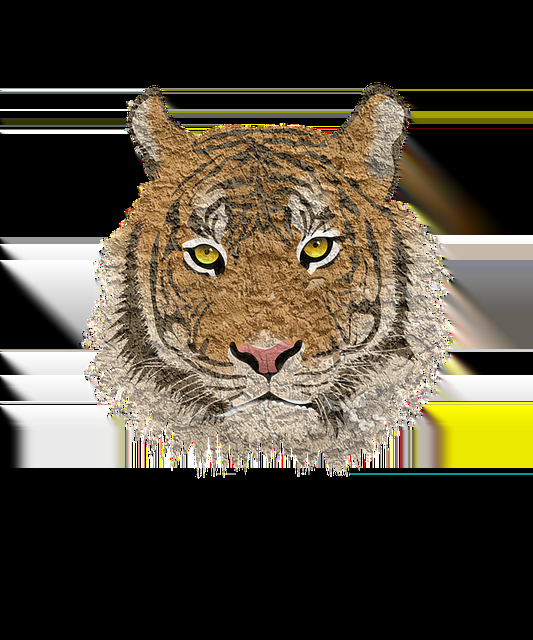
#> input picture pictures/tigermask.png, 533 x 640 px, found by its file name
$ python '06-05 (Tch_ver).py'
#> lines starting #> are read from the running program, lines starting #| are printed output that depends on the picture
import cv2
import sys

cap = cv2.VideoCapture(0)
sticker = cv2.imread(r"/pictures/tigermask.png", cv2.IMREAD_UNCHANGED)
#> sticker is the input picture: shape (640, 533, 4); mean B, G, R, A 55.9, 71.3, 79, 73.7

face_cascade = cv2.CascadeClassifier(
    cv2.data.haarcascades + 'haarcascade_frontalface_default.xml'
)

def overlay_transparent(background, overlay, x, y):
    h, w, _ = background.shape
    ol_h, ol_w, _ = overlay.shape

    if x >= w or y >= h:
        return background

    if x + ol_w > w:
        ol_w = w - x
        overlay = overlay[:, :ol_w]

    if y + ol_h > h:
        ol_h = h - y
        overlay = overlay[:ol_h]

    if x < 0:
        overlay = overlay[:, -x:]
        ol_w = overlay.shape[1]
        x = 0

    if y < 0:
        overlay = overlay[-y:, :]
        ol_h = overlay.shape[0]
        y = 0

    alpha = overlay[:, :, 3] / 255.0
    overlay_img = overlay[:, :, :3]

    for c in range(3):
        background[y:y+ol_h, x:x+ol_w, c] = (
            overlay_img[:, :, c] * alpha +
            background[y:y+ol_h, x:x+ol_w, c] * (1.0 - alpha)
        )

    return background


if cap.isOpened():
    while True:
        ret, frame = cap.read()
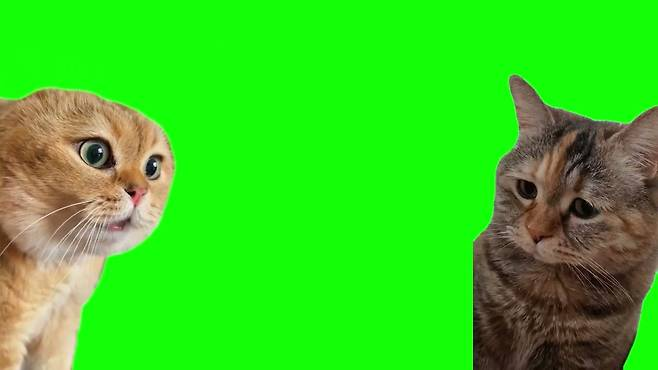
#> input picture catandcat.jpg, 658 x 370 px, given in place of the camera
#> frame is the input picture: shape (370, 658, 3); mean B, G, R 31.3, 206, 55.4
        if not ret:
            break

        gray = cv2.cvtColor(frame, cv2.COLOR_BGR2GRAY)
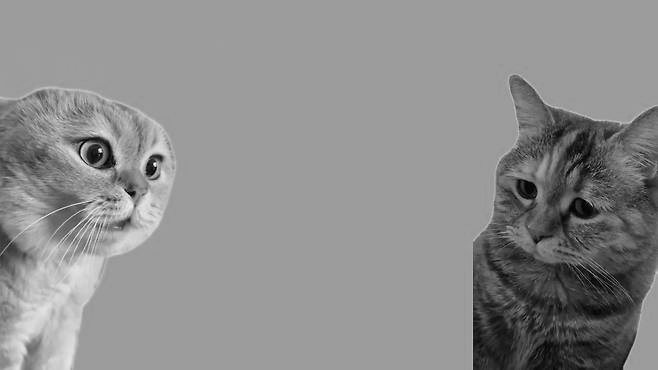
#> gray: shape (370, 658); min 0, max 254, mean 141.2

        faces = face_cascade.detectMultiScale(
            gray,
            scaleFactor=1.1,
            minNeighbors=5
        )
#> faces = ()

        for (x, y, w, h) in faces:
            sticker_resized = cv2.resize(
                sticker,
                (int(2.2 * w), int(2.2 * h))
            )

            new_x = x - int(0.6 * w)
            new_y = y - int(0.4 * h)

            frame = overlay_transparent(frame, sticker_resized, new_x, new_y)
#> this loop made 0 passes

        cv2.imshow("frame", frame)

        if cv2.waitKey(20) == 27:
#> (key Esc is pressed here)
            break
else:
    sys.exit()

cap.release()
cv2.destroyAllWindows()
